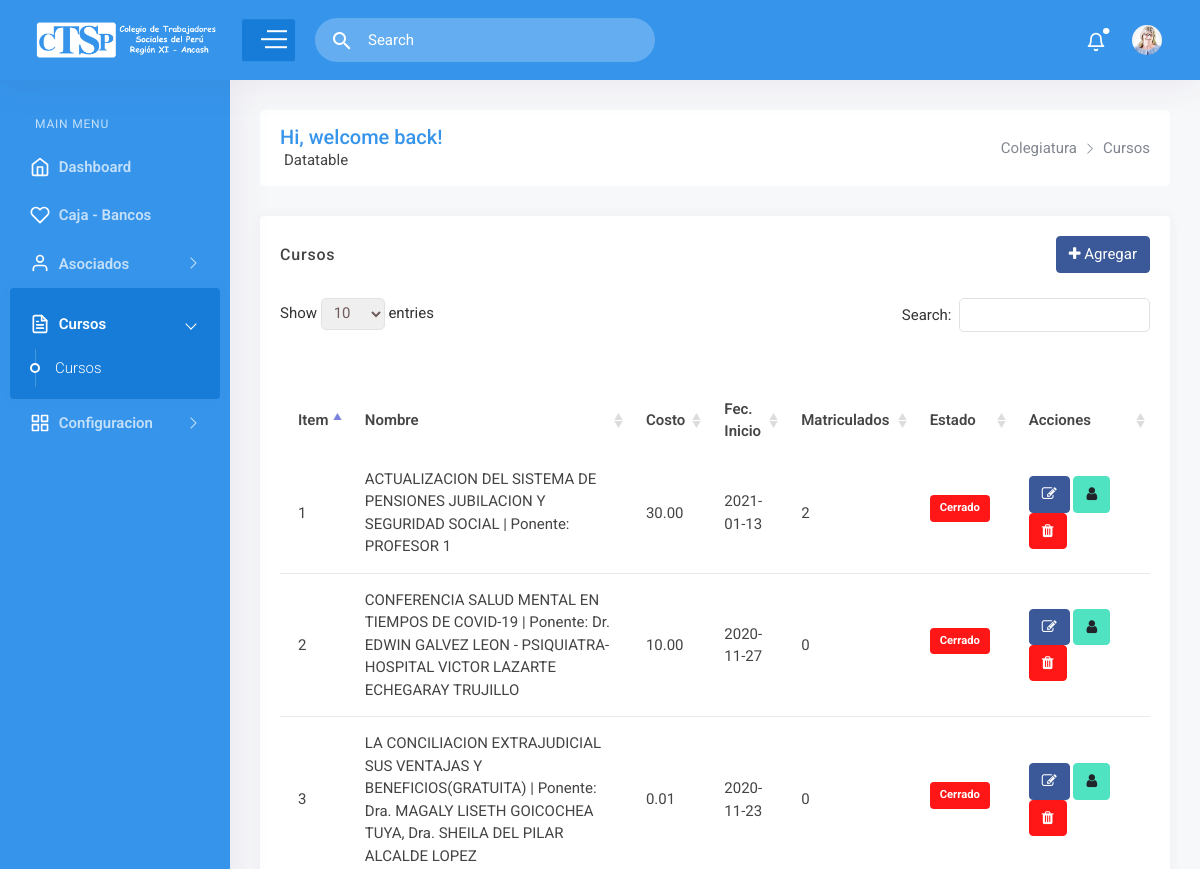
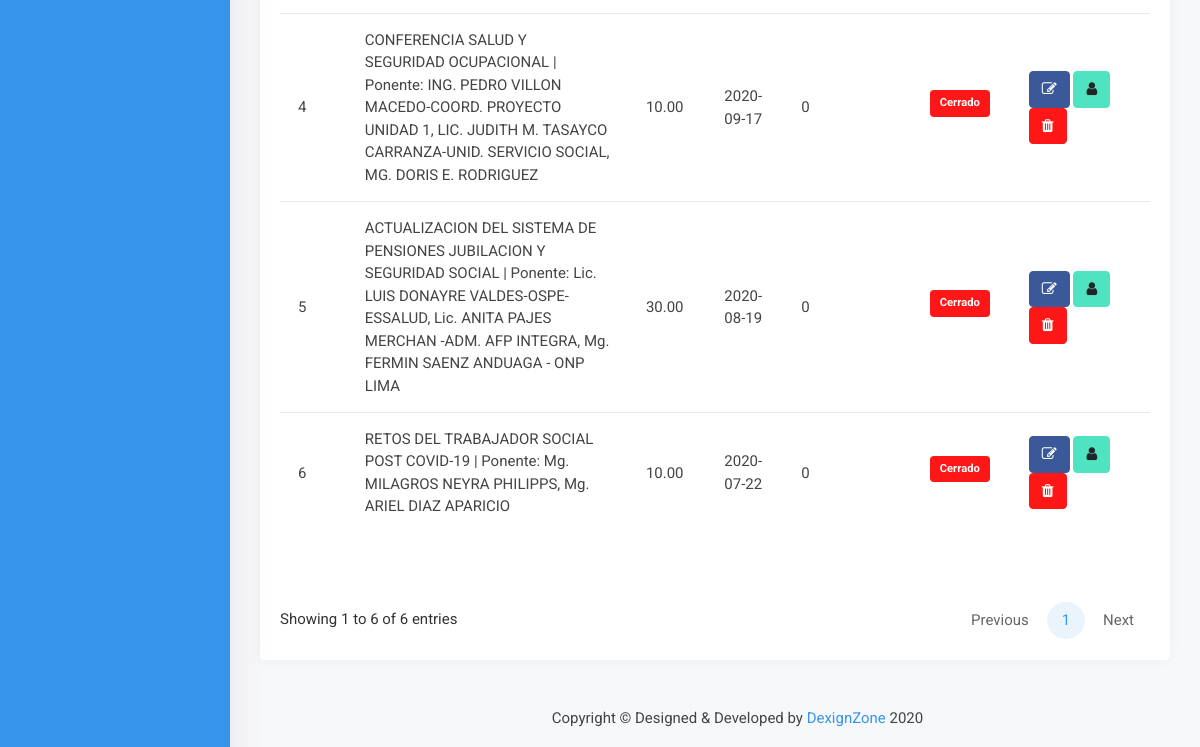
/intranet/intranet/contents/ver_cursos.php, run on an earlier commit of the app's database (2 pictures, top to bottom).
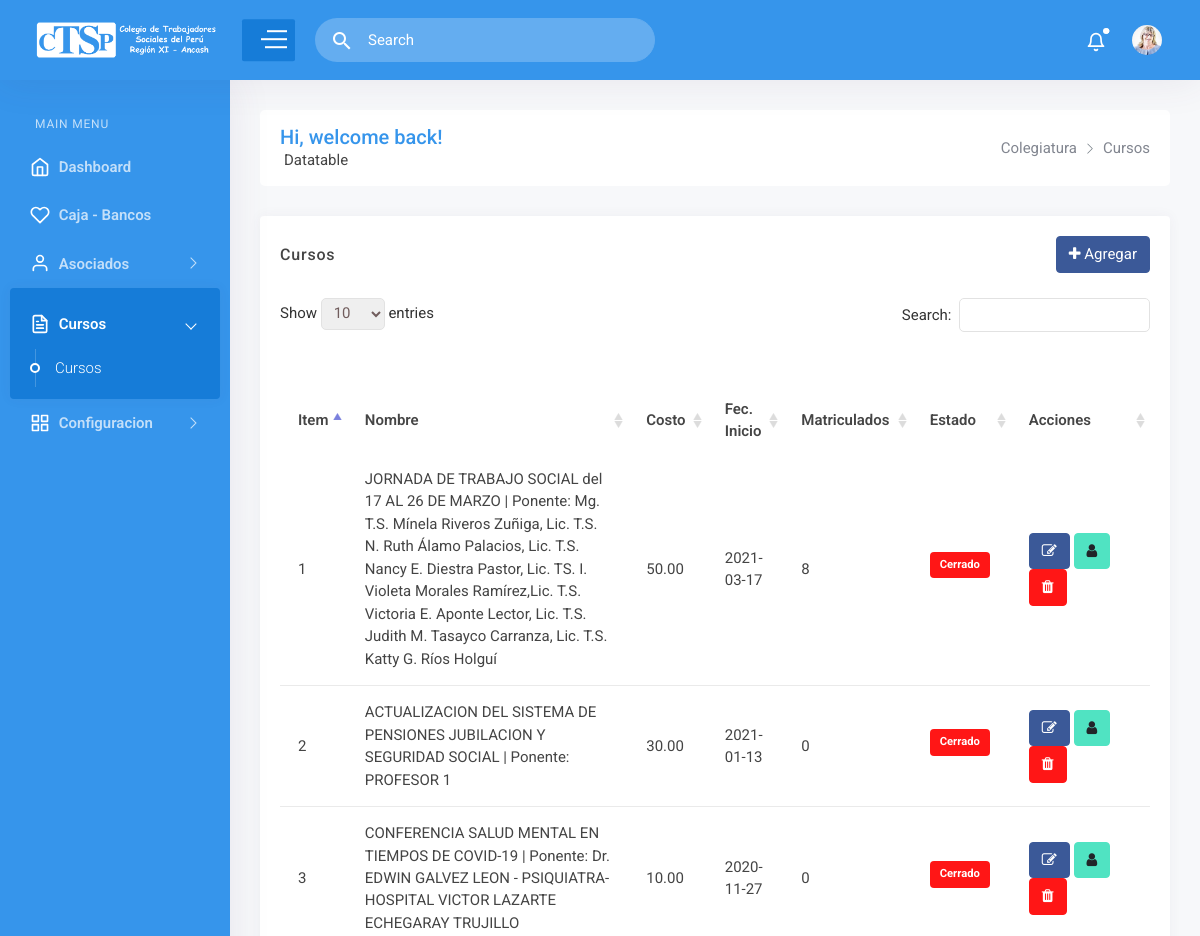
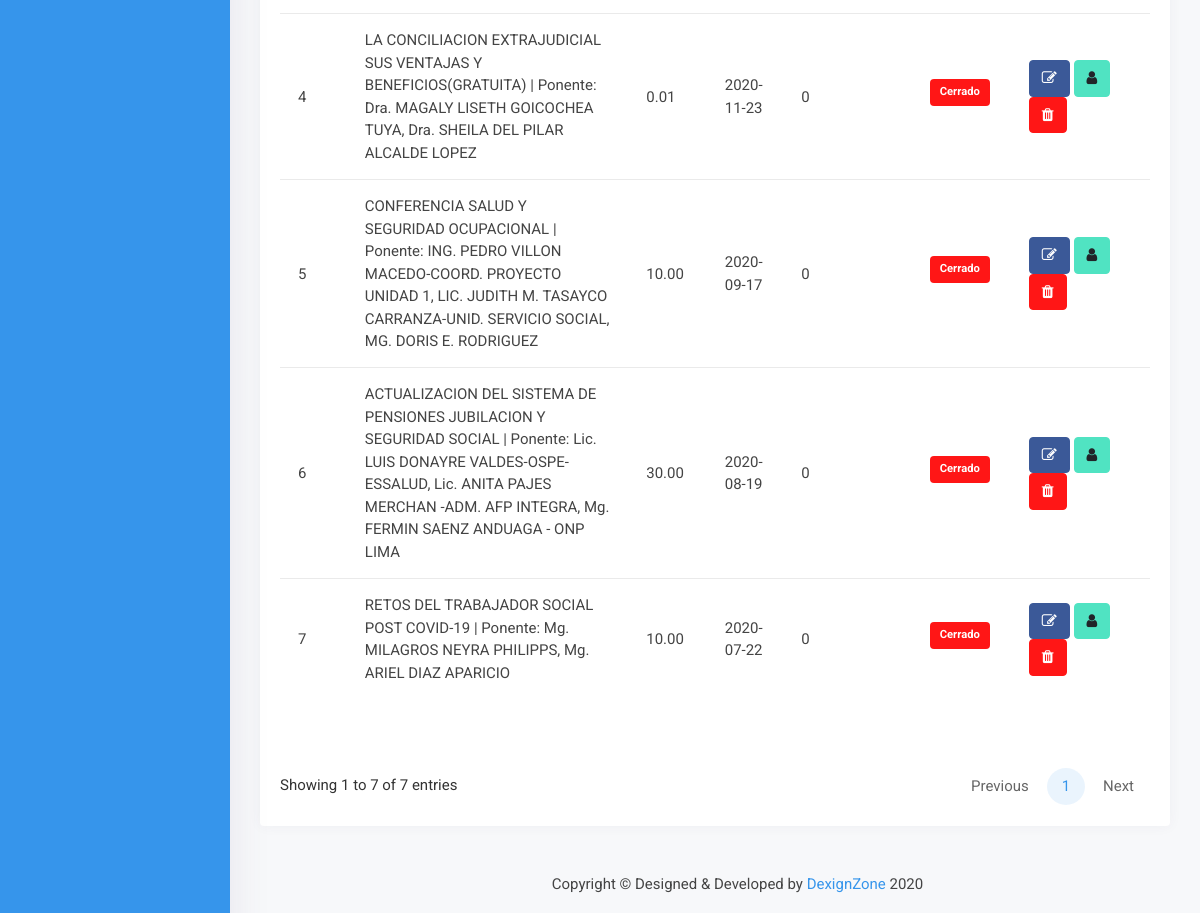
And on a later commit of the database (2 pictures, top to bottom).
### tables this page shows
CREATE TABLE `cursos` (
  `id_curso` int(11) NOT NULL,
  `nombre` varchar(245) DEFAULT NULL,
  `profesor` varchar(245) DEFAULT NULL,
  `monto` varchar(45) DEFAULT NULL,
  `fecha` date DEFAULT NULL,
  `estado` varchar(45) DEFAULT NULL,
  `id_modalidad` int(11) NOT NULL,
  `lugar` varchar(245) DEFAULT NULL,
  `id_usuario` int(11) NOT NULL,
  `imagen` varchar(20) NOT NULL
);

### intranet/models/Conectar.php (called while the page is built, shortened)
<?php
class Conectar
{
    private static $_instancia;
    private $_connection;
    private $_host = "localhost";
    private $_user = "root_lsp";
    private $_pass = "root/*123";
    private $_db = "ctsprxi";
    public function __construct()
    {
        $this->_connection = new mysqli($this->_host, $this->_user, $this->_pass, $this->_db);
        $this->_connection->query("SET NAMES 'utf8'");
    }
    public static function getInstancia()
    {
        if (!isset(self::$_instancia)) {
            self::$_instancia = new self;
        }
        return self::$_instancia;
    }
    public function getConnection()
    {
        return $this->_connection;
    }
    public function get_Cursor($sql)
    {
        $db = conectar::getInstancia();
        $mysqli = $db->getConnection();
        $resultado = $mysqli->query($sql);
        return $resultado;
    }
}

### intranet/models/Curso.php (called while the page is built, shortened)
<?php
require_once 'Conectar.php';
class Curso
{
    private $c_conectar;
    public function __construct()
    {
        $this->c_conectar = Conectar::getInstancia();
    }
    public function verTodoCursos () {
        $sql = "select id_curso, nombre, profesor, monto, fecha, estado, imagen, (select count(*) from cursos_participantes as cp where cp.id_curso = cursos.id_curso)  as matriculados
                from cursos
                order by fecha desc";
        return $this->c_conectar->get_Cursor($sql);
    }
}

### intranet/intranet/contents/ver_cursos.php (the view, shortened to what this page needs)
<?php
require '../../models/Curso.php';
$curso = new Curso();
?>
<!DOCTYPE html>
<html lang="es">
<head>
    <link href="../../public/vendor/datatables/css/jquery.dataTables.min.css" rel="stylesheet">
    <link href="../../public/vendor/bootstrap-select/dist/css/bootstrap-select.min.css" rel="stylesheet">
    <link href="../../public/css/style.css" rel="stylesheet">
</head>
<body>
<div id="main-wrapper">
    <div class="nav-header">
        <a href="index.html" class="brand-logo">
            <img class="brand-title" src="../../public/images/logo-text-white.png" alt="" height="50px">
        </a>
        <div class="nav-control">
            <div class="hamburger">
                <span class="line"></span><span class="line"></span><span class="line"></span>
            </div>
        </div>
    </div>
    <?php include '../fixed/header.php' ?>
    <?php include '../fixed/sidebar.php' ?>
    <div class="content-body">
        <div class="container-fluid">
            <div class="row page-titles mx-0">
                <div class="col-sm-6 p-md-0">
                    <div class="welcome-text">
                        <h4>Hi, welcome back!</h4>
                        <span class="ml-1">Datatable</span>
                    </div>
                </div>
                <div class="col-sm-6 p-md-0 justify-content-sm-end mt-2 mt-sm-0 d-flex">
                    <ol class="breadcrumb">
                        <li class="breadcrumb-item"><a href="javascript:void(0)">Colegiatura</a></li>
                        <li class="breadcrumb-item active"><a href="javascript:void(0)">Cursos</a></li>
                    </ol>
                </div>
            </div>
            <div class="row">
                <div class="col-12">
                    <div class="card">
                        <div class="card-header">
                            <h4 class="card-title">Cursos</h4>
                            <a href="reg_curso.php" class="btn btn-facebook"> <i class="fa fa-plus"></i> Agregar</a>
                        </div>
                        <div class="card-body">
                            <div class="table-responsive">
                                <table id="example" class="display" style="min-width: 845px">
                                    <thead>
                                    <tr>
                                        <th>Item</th>
                                        <th>Nombre</th>
                                        <th>Costo</th>
                                        <th>Fec. Inicio</th>
                                        <th>Matriculados</th>
                                        <th>Estado</th>
                                        <th width="16%">Acciones</th>
                                    </tr>
                                    </thead>
                                    <tbody>
                                    <?php
                                    $acurso = $curso->verTodoCursos();
                                    $fecha_actual = strtotime(date("Y-m-d"));
                                    $nrofila = 0;
                                    foreach ($acurso as $fila) {
                                        $nrofila++;
                                        $fecha_entrada = strtotime($fila['fecha']);
                                        $label = '<label class="badge badge-success"> Activo</label>';
                                        if ($fecha_entrada < $fecha_actual) {
                                            $label = '<label class="badge badge-danger"> Cerrado</label>';
                                        }
                                        ?>
                                        <tr>
                                            <td><?php echo $nrofila?></td>
                                            <td><?php echo $fila['nombre'] . " | Ponente: " . $fila['profesor'] ?></td>
                                            <td><?php echo number_format($fila['monto'],2) ?></td>
                                            <td><?php echo $fila['fecha'] ?></td>
                                            <td><?php echo $fila['matriculados'] ?></td>
                                            <td><?php echo $label?></td>
                                            <td>
                                                <a href="#" class="btn btn-facebook" title="Editar"><i class="fa fa-edit"></i></a>
                                                <a href="ver_cursos_detalle.php?idcurso=<?php echo $fila['id_curso'] ?>" class="btn btn-info" title="Ver Participantes"><i class="fa fa-user"></i></a>
                                                <a href="#" class="btn btn-danger" title="Eliminar"><i class="fa fa-trash"></i></a>
                                            </td>
                                        </tr>
                                    <?php
                                    }
                                    ?>
                                    </tbody>
                                </table>
                            </div>
                        </div>
                    </div>
                </div>
            </div>
        </div>
    </div>
    <?php include '../fixed/footer.php' ?>
</div>
</body>
</html>

### intranet/intranet/fixed/header.php (shortened to what this page needs)
<div class="header">
    <div class="header-content">
        <nav class="navbar navbar-expand">
            <div class="collapse navbar-collapse justify-content-between">
                <div class="header-left">
                    <div class="search_bar dropdown">
                                <span class="search_icon p-3 c-pointer" data-toggle="dropdown">
                                    <i class="mdi mdi-magnify"></i>
                                </span>
                        <div class="dropdown-menu p-0 m-0">
                            <form>
                                <input class="form-control" type="search" placeholder="Search" aria-label="Search">
                            </form>
                        </div>
                    </div>
                </div>
                <ul class="navbar-nav header-right">
                    <li class="nav-item dropdown notification_dropdown">
                        <a class="nav-link bell ai-icon" href="#" role="button" data-toggle="dropdown">
                            <div class="pulse-css"></div>
                        </a>
                    </li>
                    <li class="nav-item dropdown header-profile">
                        <a class="nav-link" href="#" role="button" data-toggle="dropdown">
                            <img src="../../public/images/profile/pic1.jpg" width="20" alt=""/>
                        </a>
                    </li>
                </ul>
            </div>
        </nav>
    </div>
</div>

### intranet/intranet/fixed/sidebar.php (shortened to what this page needs)
<div class="deznav">
    <div class="deznav-scroll">
        <ul class="metismenu" id="menu">
            <li class="nav-label first">Main Menu</li>
            <li><a class="ai-icon" href="../public/index.php" aria-expanded="false">
                    <span class="nav-text">Dashboard</span>
                </a>
            </li>
            <li><a class="ai-icon" href="ver_bancos.php" aria-expanded="false">
                    <span class="nav-text">Caja - Bancos</span>
                </a>
            </li>
            <li><a class="has-arrow ai-icon" href="javascript:void()" aria-expanded="false">
                    <span class="nav-text">Asociados</span>
                </a>
            </li>
            <li><a class="has-arrow ai-icon" href="javascript:void()" aria-expanded="false">
                    <span class="nav-text">Cursos</span>
                </a>
                <ul aria-expanded="false">
                    <li><a href="ver_cursos.php">Cursos</a></li>
                </ul>
            </li>
            <li><a class="has-arrow ai-icon" href="javascript:void()" aria-expanded="false">
                    <span class="nav-text">Configuracion</span>
                </a>
            </li>
        </ul>
    </div>
</div>

### intranet/intranet/fixed/footer.php
<div class="footer">
    <div class="copyright">
        <p>Copyright © Designed &amp; Developed by <a href="#" target="_blank">DexignZone</a> 2020</p>
    </div>
</div>

What changed in the data, as far as the page shows it:
added cursos: nombre "JORNADA DE TRABAJO SOCIAL del 17 AL 26 DE MARZO", profesor "Mg. T.S. Mínela Riveros Zuñiga, Lic. T.S. N. Ruth Álamo Palacios, Lic. T.S. Nancy E. Diestra Pastor, Lic. TS. I. Violeta Morales Ramírez,Lic. T.S. Victoria E. Aponte Lector, Lic. T.S. Judith M. Tasayco Carranza, Lic. T.S. Katty G. Ríos Holguí", monto "50.00", fecha "2021-03-17", matriculados "8", shows "Cerrado"
computed for cursos "PROFESOR 1": matriculados "2" → "0"
Also different on the page:
text written by a page script: "Show entries Search: Showing 1 to 6 of 6 entries Previous 1 Next" → "Show entries Search: Showing 1 to 7 of 7 entries Previous 1 Next"
